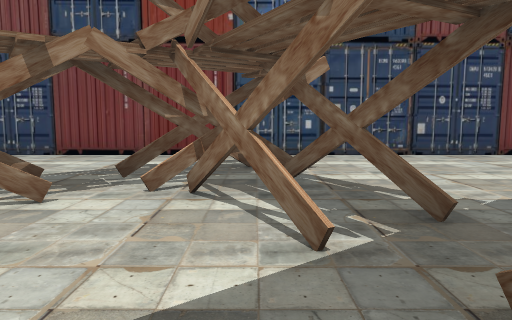
[1] (above)

24 first-person views from a walk through a Unity game level. The camera is 1.5 m above the floor, tilts 6° down and sees 70° across. The floor is counted in squares, 2 m on a side. Each view is taken from the middle of a square. On the plan, view 1 faces up. The plan holds only what a view shows up to about 11 squares ahead; the rest is blank. The place goes on beyond the plan. The player character is not drawn. Some surface patterns are stand-ins.

[2]
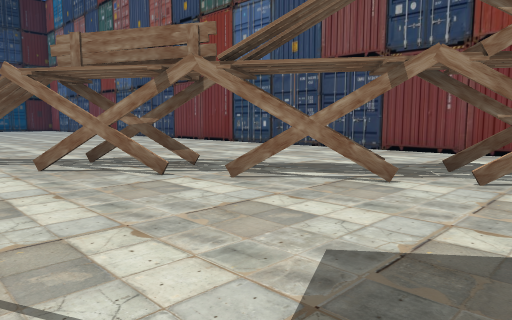

[3]
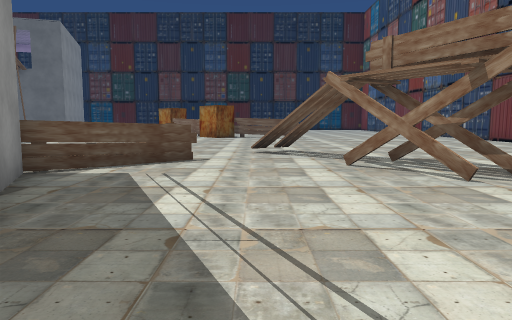

[4]
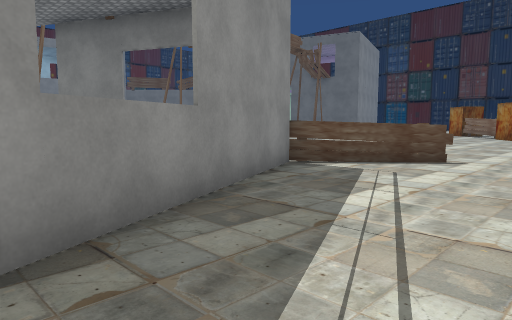

[5]
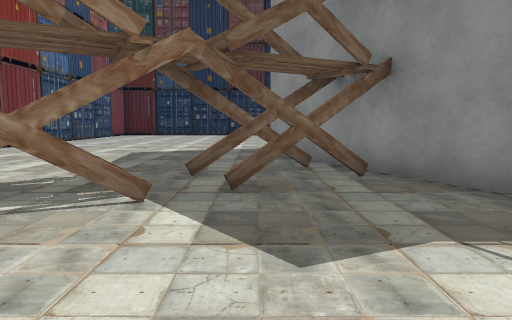

[6]
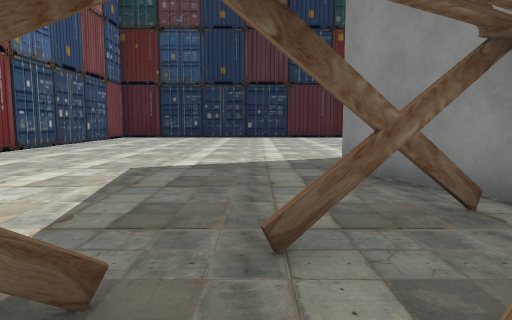

[7]
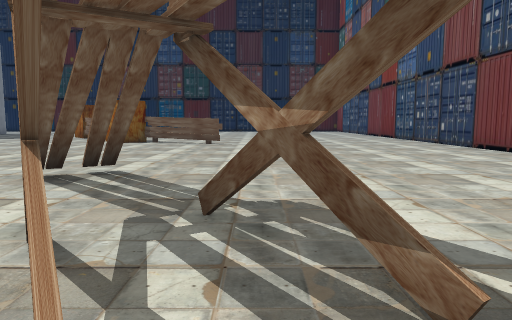

[8]
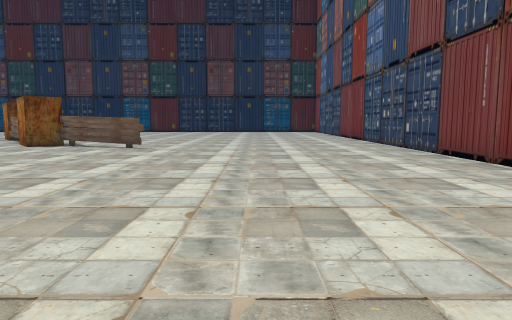

[9]
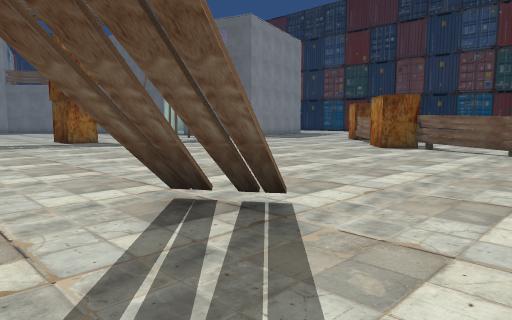

[10]
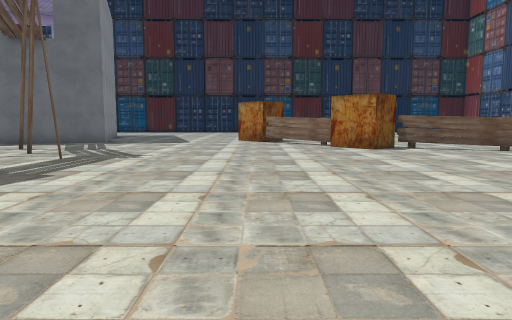

[11]
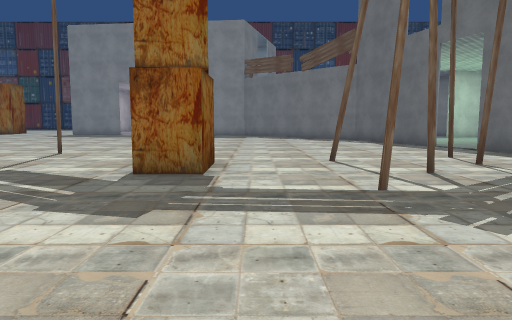

[12]
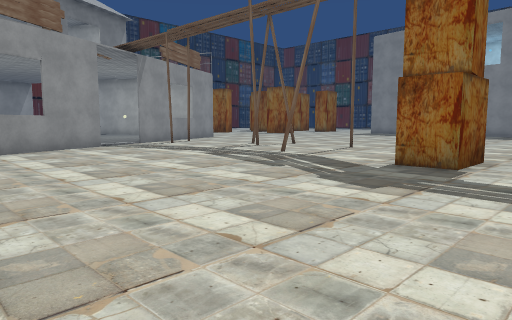

[13]
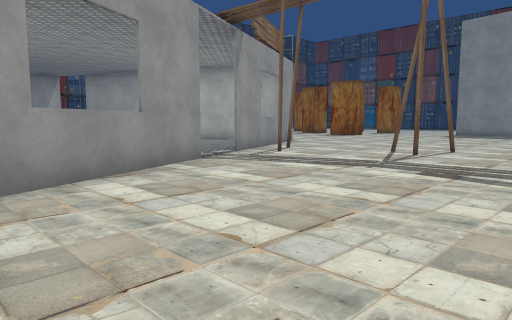

[14]
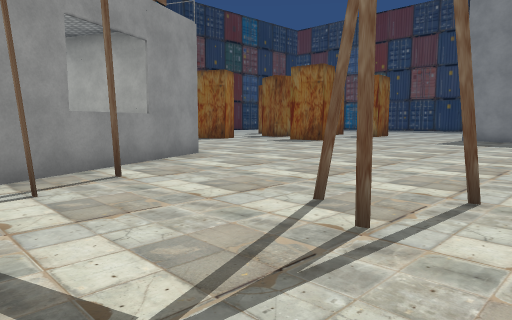

[15]
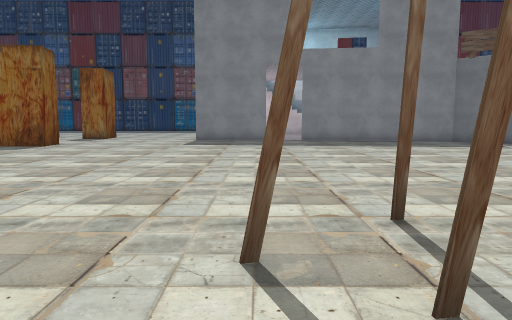

[16]
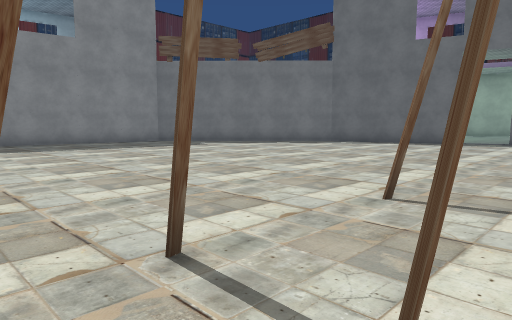

[17]
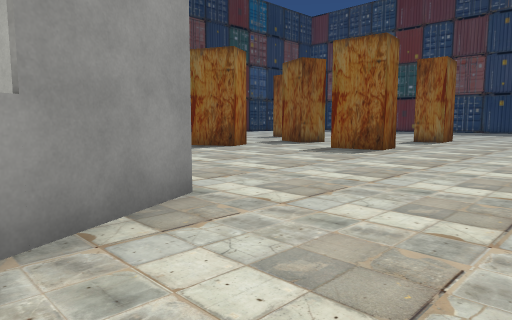

[18]
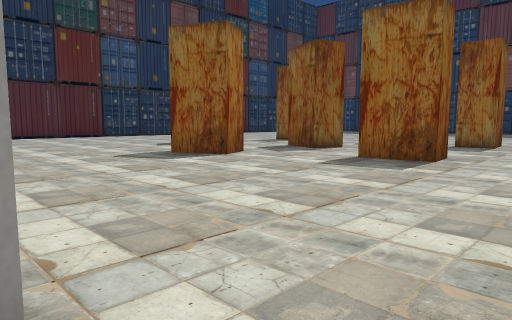

[19]
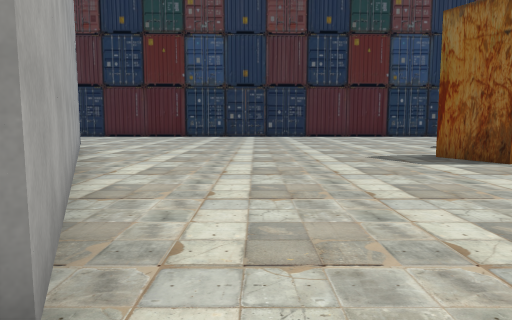

[20]
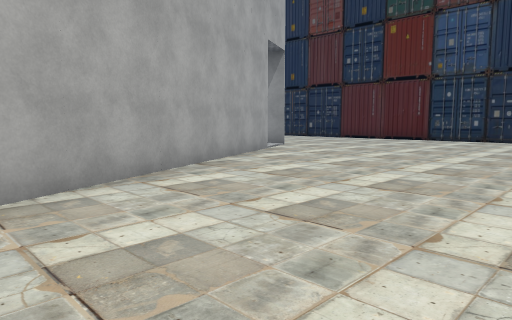

[21]
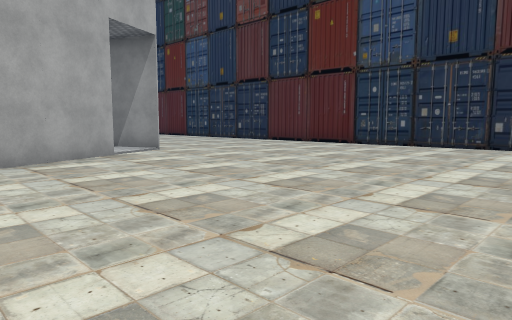

[22]
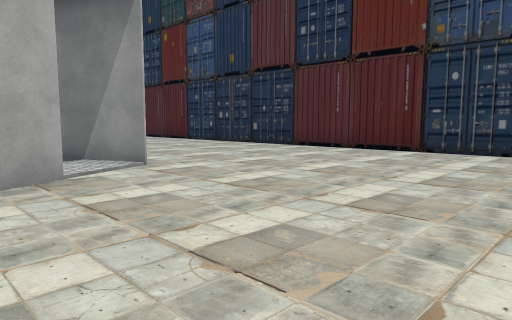

[23]
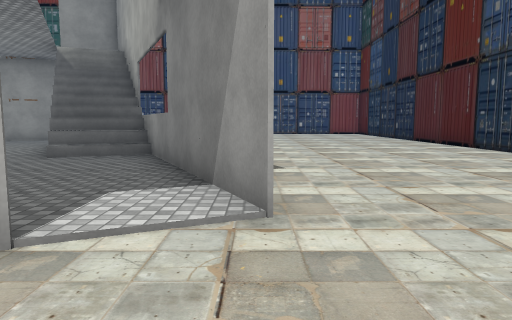

[24]
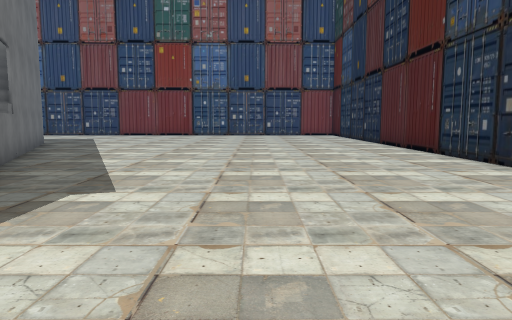

### Floor plan
Key: @ floor where view 1 was taken; # wall or solid block; . floor; / step, stairs or slope; = window, fence, low wall or low ledge; ^ raised ledge; T thing the floor can be seen under or through; O other object.
Columns run from 18 left of view 1 to 18 right of it. Each row starts with its distance up from view 1.
  9  ######     #############  ###
  8  .......    .....  ...........
  7  ........  ...................
  6  .................=...........
  5  ...............=##...........
  4  ..............T ###..........
  3  .............TTT=##..........
  2  ...........#.......=.........
  1 ............##.....###........
  0 .#O......^^.......@.#####.....
 -1 .#......./.........###  #...........#
 -2 .O...............###    ##..........#
 -3 ##.........O#..###       #..........#
 -4  ...........O###         #..........#
 -5 .............#         .###.........#
 -6 .............##        ..^^#........#
 -7 ..............#         ...#........
 -8 ..............##         ..##......
 -9 ...............#         ...#.....
-10 ....#............         ..##.....
-11 ...#..............         ..#......#
-12 .#....#...#.....#.        ##........#
-13 ....#.......#...##      ###.........#
-14 .#........#..#...#    ###...........#
-15 ............#....## ###.............#
-16 ..................###...............#
-17 #...................................#
-18    .................................#
-19     .............................
-20      ........................
-21       ...................#...
-22       ..................##...
-23        .............##...
-24          ...     ...# ...
-25           ..     .... .##

Where each view was taken, in squares from view 1:
view 1: 0 up, 0 right, facing up
view 2: 1 down, 0 right, facing up-left
view 3: 1 down, 0 right, facing left
view 4: 0 up, 0 right, facing down-left
view 5: 1 up, 3 left, facing right
view 6: 2 up, 0 right, facing right
view 7: 2 up, 4 left, facing left
view 8: 4 up, 6 left, facing left
view 9: 2 up, 7 left, facing down-left
view 10: 6 down, 7 left, facing left
view 11: 6 down, 13 left, facing down
view 12: 5 down, 14 left, facing down-right
view 13: 5 down, 9 left, facing down-right
view 14: 11 down, 7 left, facing down-right
view 15: 12 down, 5 left, facing down
view 16: 13 down, 5 left, facing down-left
view 17: 14 down, 3 left, facing down-right
view 18: 16 down, 1 left, facing down-right
view 19: 17 down, 1 left, facing right
view 20: 19 down, 2 right, facing up-right
view 21: 20 down, 6 right, facing up-right
view 22: 17 down, 8 right, facing up-right
view 23: 14 down, 11 right, facing up
view 24: 12 down, 13 right, facing up
